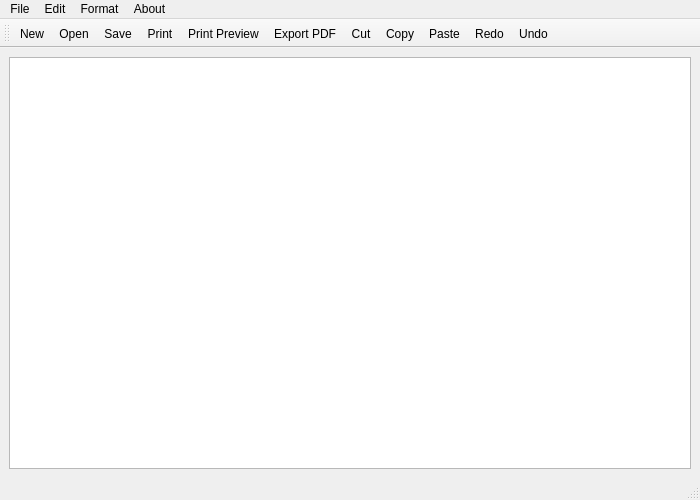
<?xml version="1.0" encoding="UTF-8"?>
<ui version="4.0">
 <class>MainWindow</class>
 <widget class="QMainWindow" name="MainWindow">
  <property name="geometry">
   <rect>
    <x>0</x>
    <y>0</y>
    <width>700</width>
    <height>500</height>
   </rect>
  </property>
  <property name="windowTitle">
   <string>MainWindow</string>
  </property>
  <widget class="QWidget" name="centralwidget">
   <layout class="QHBoxLayout" name="horizontalLayout">
    <item>
     <widget class="QTextEdit" name="textEdit"/>
    </item>
   </layout>
  </widget>
  <widget class="QMenuBar" name="menubar">
   <property name="geometry">
    <rect>
     <x>0</x>
     <y>0</y>
     <width>700</width>
     <height>24</height>
    </rect>
   </property>
   <widget class="QMenu" name="menuFile">
    <property name="title">
     <string>File</string>
    </property>
    <addaction name="actionNew"/>
    <addaction name="actionOpen"/>
    <addaction name="actionSave"/>
    <addaction name="separator"/>
    <addaction name="actionPrint"/>
    <addaction name="actionPrint_Preview"/>
    <addaction name="actionExport_PDF"/>
    <addaction name="separator"/>
    <addaction name="actionQuit"/>
   </widget>
   <widget class="QMenu" name="menuEdit">
    <property name="title">
     <string>Edit</string>
    </property>
    <addaction name="actionUndo"/>
    <addaction name="actionRedo"/>
    <addaction name="separator"/>
    <addaction name="actionCut"/>
    <addaction name="actionCopy"/>
    <addaction name="actionPaste"/>
   </widget>
   <widget class="QMenu" name="menuFormat">
    <property name="title">
     <string>Format</string>
    </property>
    <addaction name="actionBold"/>
    <addaction name="actionItalic"/>
    <addaction name="actionUnderline"/>
    <addaction name="separator"/>
    <addaction name="actionLeft"/>
    <addaction name="actionRight"/>
    <addaction name="actionCenter"/>
    <addaction name="actionJustify"/>
    <addaction name="separator"/>
    <addaction name="actionFont"/>
    <addaction name="actionColor"/>
   </widget>
   <widget class="QMenu" name="menuAbout">
    <property name="title">
     <string>About</string>
    </property>
    <addaction name="actionAbout_App"/>
   </widget>
   <addaction name="menuFile"/>
   <addaction name="menuEdit"/>
   <addaction name="menuFormat"/>
   <addaction name="menuAbout"/>
  </widget>
  <widget class="QStatusBar" name="statusbar"/>
  <widget class="QToolBar" name="toolBar">
   <property name="windowTitle">
    <string>toolBar</string>
   </property>
   <attribute name="toolBarArea">
    <enum>TopToolBarArea</enum>
   </attribute>
   <attribute name="toolBarBreak">
    <bool>false</bool>
   </attribute>
   <addaction name="actionNew"/>
   <addaction name="actionOpen"/>
   <addaction name="actionSave"/>
   <addaction name="actionPrint"/>
   <addaction name="actionPrint_Preview"/>
   <addaction name="actionExport_PDF"/>
   <addaction name="actionCut"/>
   <addaction name="actionCopy"/>
   <addaction name="actionPaste"/>
   <addaction name="actionRedo"/>
   <addaction name="actionUndo"/>
  </widget>
  <action name="actionNew">
   <property name="icon">
    <iconset resource="images/images.qrc">
     <normaloff>:/images/new.png</normaloff>:/images/new.png</iconset>
   </property>
   <property name="text">
    <string>New</string>
   </property>
   <property name="shortcut">
    <string>Meta+N</string>
   </property>
  </action>
  <action name="actionOpen">
   <property name="icon">
    <iconset resource="images/images.qrc">
     <normaloff>:/images/open.png</normaloff>:/images/open.png</iconset>
   </property>
   <property name="text">
    <string>Open</string>
   </property>
   <property name="shortcut">
    <string>Meta+O</string>
   </property>
  </action>
  <action name="actionSave">
   <property name="icon">
    <iconset>
     <normaloff>images/save.png</normaloff>images/save.png</iconset>
   </property>
   <property name="text">
    <string>Save</string>
   </property>
   <property name="shortcut">
    <string>Meta+S</string>
   </property>
  </action>
  <action name="actionPrint">
   <property name="icon">
    <iconset resource="images/images.qrc">
     <normaloff>:/images/print.png</normaloff>:/images/print.png</iconset>
   </property>
   <property name="text">
    <string>Print</string>
   </property>
   <property name="shortcut">
    <string>Meta+P</string>
   </property>
  </action>
  <action name="actionPrint_Preview">
   <property name="icon">
    <iconset resource="images/images.qrc">
     <normaloff>:/images/printprev.png</normaloff>:/images/printprev.png</iconset>
   </property>
   <property name="text">
    <string>Print Preview</string>
   </property>
   <property name="shortcut">
    <string>Meta+Shift+P</string>
   </property>
  </action>
  <action name="actionExport_PDF">
   <property name="icon">
    <iconset resource="images/images.qrc">
     <normaloff>:/images/pdf.png</normaloff>:/images/pdf.png</iconset>
   </property>
   <property name="text">
    <string>Export PDF</string>
   </property>
   <property name="shortcut">
    <string>Meta+E</string>
   </property>
  </action>
  <action name="actionQuit">
   <property name="icon">
    <iconset resource="images/images.qrc">
     <normaloff>:/images/exit.png</normaloff>:/images/exit.png</iconset>
   </property>
   <property name="text">
    <string>Quit</string>
   </property>
   <property name="shortcut">
    <string/>
   </property>
  </action>
  <action name="actionUndo">
   <property name="icon">
    <iconset resource="images/images.qrc">
     <normaloff>:/images/undo.png</normaloff>:/images/undo.png</iconset>
   </property>
   <property name="text">
    <string>Undo</string>
   </property>
   <property name="shortcut">
    <string>Meta+Z</string>
   </property>
  </action>
  <action name="actionRedo">
   <property name="icon">
    <iconset resource="images/images.qrc">
     <normaloff>:/images/redo.png</normaloff>:/images/redo.png</iconset>
   </property>
   <property name="text">
    <string>Redo</string>
   </property>
   <property name="shortcut">
    <string>Meta+Y</string>
   </property>
  </action>
  <action name="actionCut">
   <property name="icon">
    <iconset resource="images/images.qrc">
     <normaloff>:/images/cut.png</normaloff>:/images/cut.png</iconset>
   </property>
   <property name="text">
    <string>Cut</string>
   </property>
   <property name="shortcut">
    <string>Meta+X</string>
   </property>
  </action>
  <action name="actionCopy">
   <property name="icon">
    <iconset resource="images/images.qrc">
     <normaloff>:/images/copy.png</normaloff>:/images/copy.png</iconset>
   </property>
   <property name="text">
    <string>Copy</string>
   </property>
   <property name="shortcut">
    <string>Meta+C</string>
   </property>
  </action>
  <action name="actionPaste">
   <property name="icon">
    <iconset resource="images/images.qrc">
     <normaloff>:/images/paste.png</normaloff>:/images/paste.png</iconset>
   </property>
   <property name="text">
    <string>Paste</string>
   </property>
   <property name="shortcut">
    <string>Meta+V</string>
   </property>
  </action>
  <action name="actionBold">
   <property name="icon">
    <iconset resource="images/images.qrc">
     <normaloff>:/images/bold.png</normaloff>:/images/bold.png</iconset>
   </property>
   <property name="text">
    <string>Bold</string>
   </property>
   <property name="shortcut">
    <string>Meta+B</string>
   </property>
  </action>
  <action name="actionItalic">
   <property name="icon">
    <iconset resource="images/images.qrc">
     <normaloff>:/images/italic.png</normaloff>:/images/italic.png</iconset>
   </property>
   <property name="text">
    <string>Italic</string>
   </property>
   <property name="shortcut">
    <string>Meta+I</string>
   </property>
  </action>
  <action name="actionUnderline">
   <property name="icon">
    <iconset resource="images/images.qrc">
     <normaloff>:/images/underline.png</normaloff>:/images/underline.png</iconset>
   </property>
   <property name="text">
    <string>Underline</string>
   </property>
   <property name="shortcut">
    <string>Meta+U</string>
   </property>
  </action>
  <action name="actionLeft">
   <property name="icon">
    <iconset resource="images/images.qrc">
     <normaloff>:/images/left.png</normaloff>:/images/left.png</iconset>
   </property>
   <property name="text">
    <string>Left</string>
   </property>
   <property name="shortcut">
    <string>Meta+L</string>
   </property>
  </action>
  <action name="actionRight">
   <property name="icon">
    <iconset resource="images/images.qrc">
     <normaloff>:/images/right.png</normaloff>:/images/right.png</iconset>
   </property>
   <property name="text">
    <string>Right</string>
   </property>
   <property name="shortcut">
    <string>Meta+R</string>
   </property>
  </action>
  <action name="actionCenter">
   <property name="icon">
    <iconset resource="images/images.qrc">
     <normaloff>:/images/center.png</normaloff>:/images/center.png</iconset>
   </property>
   <property name="text">
    <string>Center</string>
   </property>
   <property name="shortcut">
    <string>Meta+K</string>
   </property>
  </action>
  <action name="actionJustify">
   <property name="icon">
    <iconset resource="images/images.qrc">
     <normaloff>:/images/justify.png</normaloff>:/images/justify.png</iconset>
   </property>
   <property name="text">
    <string>Justify</string>
   </property>
   <property name="shortcut">
    <string>Meta+J</string>
   </property>
  </action>
  <action name="actionFont">
   <property name="icon">
    <iconset resource="images/images.qrc">
     <normaloff>:/images/font.png</normaloff>:/images/font.png</iconset>
   </property>
   <property name="text">
    <string>Font</string>
   </property>
  </action>
  <action name="actionColor">
   <property name="icon">
    <iconset resource="images/images.qrc">
     <normaloff>:/images/color.png</normaloff>:/images/color.png</iconset>
   </property>
   <property name="text">
    <string>Color</string>
   </property>
  </action>
  <action name="actionAbout_App">
   <property name="icon">
    <iconset resource="images/images.qrc">
     <normaloff>:/images/about.png</normaloff>:/images/about.png</iconset>
   </property>
   <property name="text">
    <string>About App</string>
   </property>
  </action>
 </widget>
 <resources>
  <include location="images/images.qrc"/>
 </resources>
 <connections>
  <connection>
   <sender>actionQuit</sender>
   <signal>triggered()</signal>
   <receiver>MainWindow</receiver>
   <slot>close()</slot>
   <hints>
    <hint type="sourcelabel">
     <x>-1</x>
     <y>-1</y>
    </hint>
    <hint type="destinationlabel">
     <x>349</x>
     <y>249</y>
    </hint>
   </hints>
  </connection>
 </connections>
</ui>
